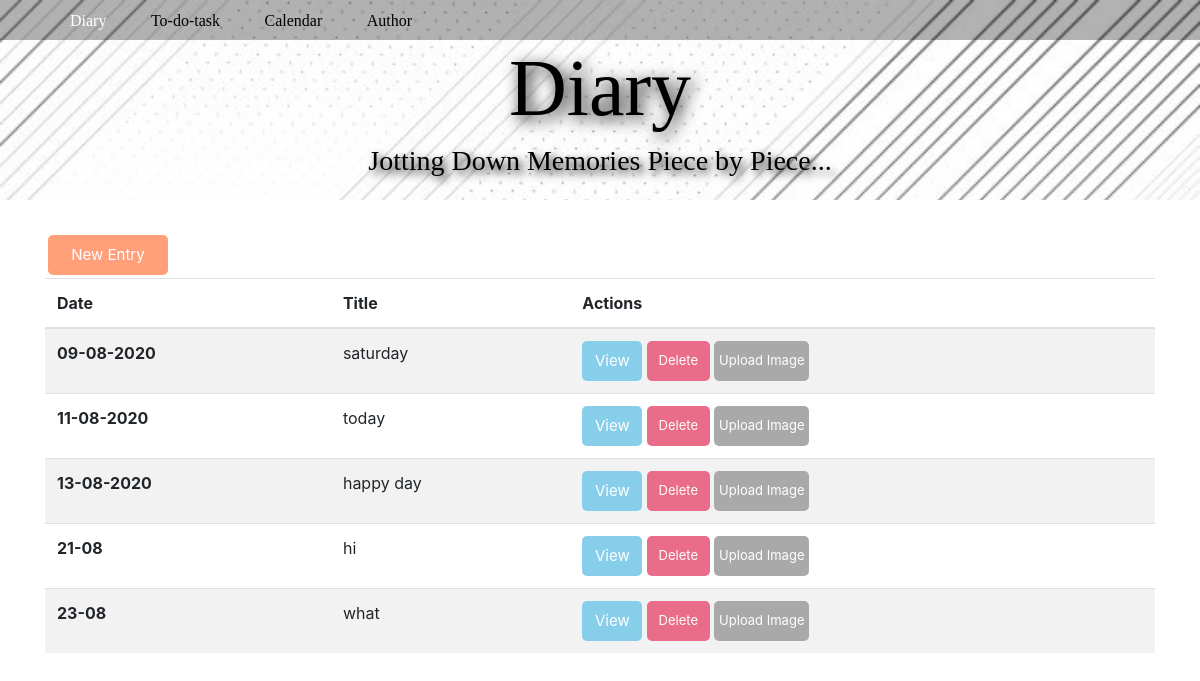
Before: / with the older database file.
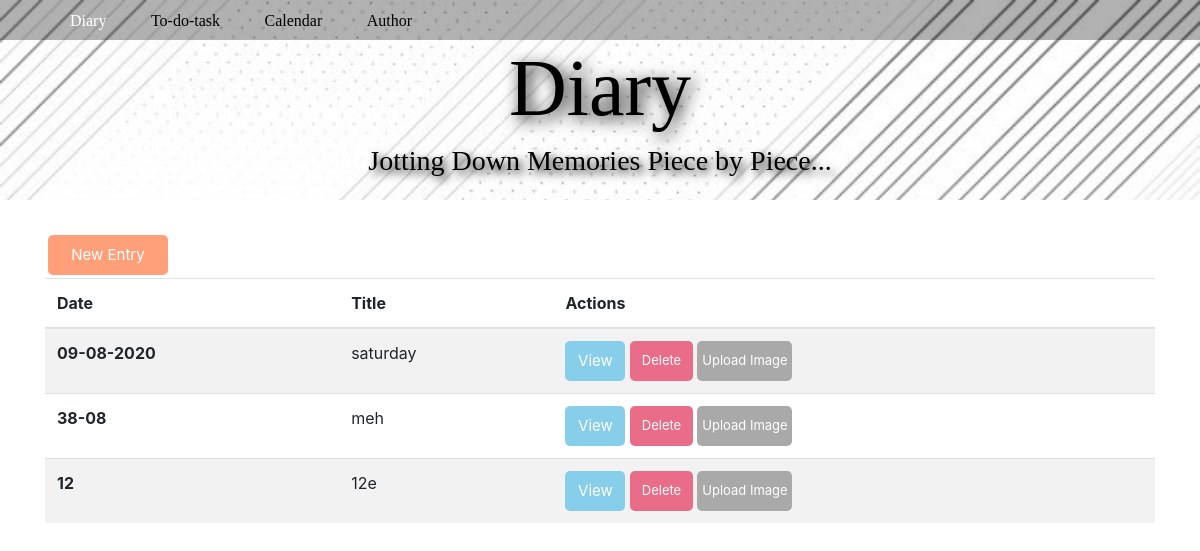
After: the same page with the newer database file.
### app/models.py (models this page shows, shortened)
class Diary(db.Model):
    date = db.Column(db.String(64), nullable=False, default=datetime.utcnow, primary_key=True)
    title = db.Column(db.String(64), nullable=False)
    text = db.Column(db.String(1028))

### app/routes.py (the view)
@app.route('/')
def index():
    entries = Diary.query.all()
    return render_template("index.html", entries = entries)

### app/templates/index.html (shortened to what this page needs)
<!DOCTYPE html>
<html lang="en">
  <head>
    <link
      rel="stylesheet"
      href="https://stackpath.bootstrapcdn.com/bootstrap/4.5.0/css/bootstrap.min.css"
    />
    <link rel="stylesheet" href="/static/main.css"/>
  </head>
  <body>
    <div id="background">
      <div id="menu">
          <div class="container">
              <div class="row">
                      <ul>
                          <li class="selected">Diary</li>
                          <li>To-do-task</li>
                          <li>Calendar</li>
                          <li>Author</li>
                      </ul>
                  </div>
              </div>
        </div>
      <div class="container text-center">
          <h1>Diary</h1>
          <h3>Jotting Down Memories Piece by Piece...</h3>
      </div>
    </div>
    <div class="container">
      <table class="table table-striped">
        <button type="button" class="btn btn-primary" id = "new-button" data-toggle="modal" data-target="#newItemModal">New Entry</button>
        <thead>
          <tr>
            <th scope="col">Date</th>
            <th scope="col">Title</th>
            <th scope="col">Actions</th>
          </tr>
        </thead>
        <tbody>
          {% for entry in entries %}
          <tr>
            <th scope="row">{{entry.date}}</th>
            <td>{{entry.title}}</td>
            <td>
              <a href="#"><button type="button" class="btn btn-primary" id="view-button">View</button></a>
              <button
              type="button"
              id = 'delete-button'
              data-item-id="{{entry.date}}"
              data-toggle="modal"
              data-target="#deleteModal"
              class="btn btn-danger"
              onclick="{setDeleteId(this)}"
            >
              Delete
            </button>
              <button type="button" class="btn btn-primary" id="upload-button"> Upload Image </button>
            </td>
          </tr>
          {% endfor %}
        </tbody>
      </table>
    </div>
  </body>
</html>

### app/static/main.css (style rules this page uses)
#menu { height: 40px; background-color: rgba(0, 0, 0, 0.3); }
#menu ul { list-style-type: none; white-space: nowrap; margin-top: 8px; }
#menu li { color: black; font-size: 16px; font-family: "Tahoma"; margin-right: 40px; display: inline; }
#menu li.selected { color: white; }
#background { background-image: url("/static/banner.jpg"); background-repeat: no-repeat; background-color: gray; height: 200px; background-size: cover; margin-bottom: 32px; }
h1 { color: black; font-size: 60pt; font-family: "fantacy"; text-shadow: 4px 4px 16px black; }
h3 { color: black; margin-top: 0px; margin-bottom: 48px; font-family: "fantacy"; text-shadow: 4px 4px 8px black; }
#view-button { width: 60px; height: 40px; background-color:skyblue; color: white; font-size: 15px; border: none; border-radius: 5px; }
#delete-button { width: 63px; height: 40px; background-color:rgb(233, 109, 136); color: white; font-size: 13px; border: none; border-radius: 5px; text-align: center; padding: 10px; }
#upload-button { width: 95px; height: 40px; background-color: darkgray; color: white; font-size: 13px; border: none; border-radius: 5px; text-align: center; padding: 4px; }
#new-button { width: 120px; height: 40px; background-color: lightsalmon; color: white; font-size: 15px; border: none; border-radius: 5px; text-align: center; padding: 4px; margin: 3px; }

Changed rows visible on the page:
removed Diary: date "11-08-2020", title "today"
removed Diary: date "13-08-2020", title "happy day"
removed Diary: date "21-08", title "hi"
removed Diary: date "23-08", title "what"
added Diary: date "38-08", title "meh"
added Diary: date "12", title "12e"
